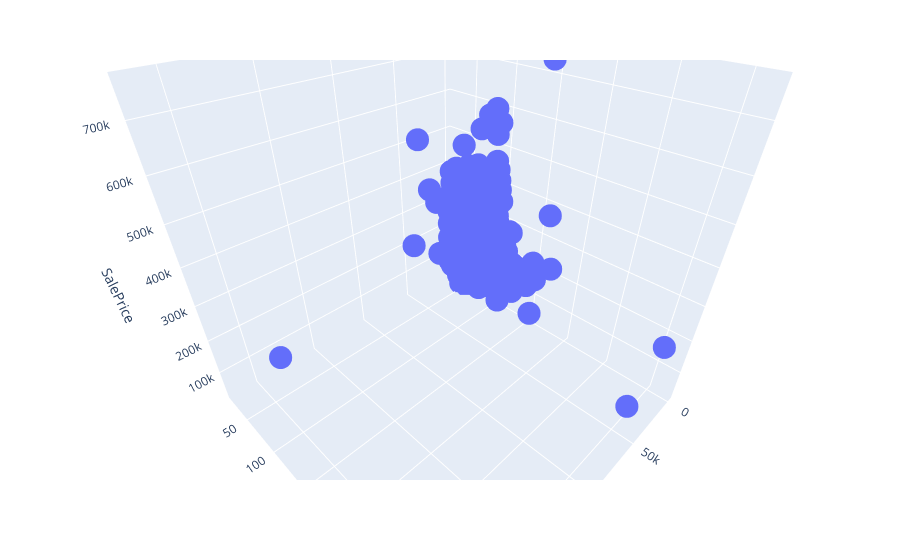

Notebook cell for this chart:
### Code cell
fig = px.scatter_3d(houses_data,x = 'LotArea', y='LotFrontage',z = 'SalePrice')
fig.show()

### Figure 1 — Plotly figure (JSON) as saved in the notebook; plotly's stock layout.template omitted (floating-point values rounded to 4 significant figures; data arrays with more than 128 entries replaced by an {"elided": "..."} marker saying what was removed)
{"data": [{"hovertemplate": "LotArea=%{x}<br>LotFrontage=%{y}<br>SalePrice=%{z}<extra></extra>", "legendgroup": "", "marker": {"color": "#636efa", "symbol": "circle"}, "mode": "markers", "name": "", "scene": "scene", "showlegend": false, "type": "scatter3d", "x": {"elided": "1460 int values"}, "y": {"elided": "1460 int values"}, "z": {"elided": "1460 int values"}}], "layout": {"autosize": true, "legend": {"tracegroupgap": 0}, "margin": {"t": 60}, "scene": {"aspectmode": "auto", "aspectratio": {"x": 1, "y": 1, "z": 1}, "camera": {"center": {"x": 0, "y": 0, "z": 0}, "eye": {"x": 0.7704, "y": 0.7704, "z": 0.7704}, "projection": {"type": "perspective"}, "up": {"x": 0, "y": 0, "z": 1}}, "domain": {"x": [0, 1], "y": [0, 1]}, "xaxis": {"title": {"text": "LotArea"}, "type": "linear"}, "yaxis": {"title": {"text": "LotFrontage"}, "type": "linear"}, "zaxis": {"title": {"text": "SalePrice"}, "type": "linear"}}}}
